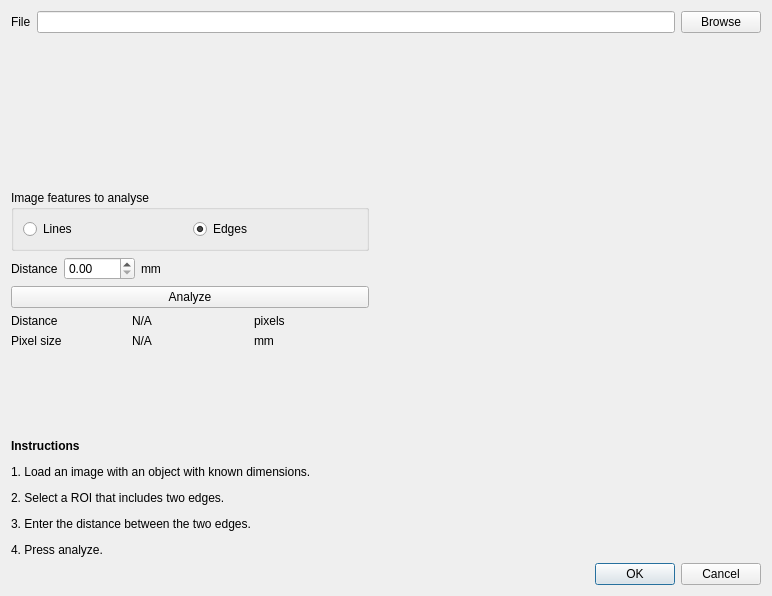
<?xml version="1.0" encoding="UTF-8"?>
<ui version="4.0">
 <class>PixelSizeDlg</class>
 <widget class="QDialog" name="PixelSizeDlg">
  <property name="geometry">
   <rect>
    <x>0</x>
    <y>0</y>
    <width>772</width>
    <height>596</height>
   </rect>
  </property>
  <property name="windowTitle">
   <string>Measure pixel size</string>
  </property>
  <layout class="QVBoxLayout" name="verticalLayout">
   <item>
    <layout class="QHBoxLayout" name="horizontalLayout">
     <item>
      <widget class="QLabel" name="label">
       <property name="text">
        <string>File</string>
       </property>
      </widget>
     </item>
     <item>
      <widget class="QLineEdit" name="lineEdit_FileName">
       <property name="toolTip">
        <string>Full path to the image.</string>
       </property>
      </widget>
     </item>
     <item>
      <widget class="QPushButton" name="pushButton_Browse">
       <property name="toolTip">
        <string>Browse for image to analyse</string>
       </property>
       <property name="text">
        <string>Browse</string>
       </property>
      </widget>
     </item>
    </layout>
   </item>
   <item>
    <layout class="QHBoxLayout" name="horizontalLayout_4">
     <item>
      <layout class="QVBoxLayout" name="verticalLayout_2">
       <item>
        <widget class="QtAddons::uxROIWidget" name="roi" native="true">
         <property name="minimumSize">
          <size>
           <width>196</width>
           <height>145</height>
          </size>
         </property>
         <property name="toolTip">
          <string>ROI used to detect the edges. Make the region rectangular. The distance will be measured in the widest direction.</string>
         </property>
        </widget>
       </item>
       <item>
        <widget class="QGroupBox" name="groupBox">
         <property name="title">
          <string>Image features to analyse</string>
         </property>
         <layout class="QHBoxLayout" name="horizontalLayout_3">
          <item>
           <widget class="QRadioButton" name="radioButton_Lines">
            <property name="toolTip">
             <string>The distance is measured between two lines in the marked ROI</string>
            </property>
            <property name="text">
             <string>Lines</string>
            </property>
           </widget>
          </item>
          <item>
           <widget class="QRadioButton" name="radioButton_Edges">
            <property name="toolTip">
             <string>The distance is measured between two edges in the ROI.</string>
            </property>
            <property name="text">
             <string>Edges</string>
            </property>
            <property name="checked">
             <bool>true</bool>
            </property>
           </widget>
          </item>
         </layout>
        </widget>
       </item>
       <item>
        <layout class="QHBoxLayout" name="horizontalLayout_2">
         <item>
          <widget class="QLabel" name="label_2">
           <property name="text">
            <string>Distance</string>
           </property>
          </widget>
         </item>
         <item>
          <widget class="QDoubleSpinBox" name="doubleSpinBox_Distance">
           <property name="toolTip">
            <string>Metric distance between two features in the image.</string>
           </property>
           <property name="maximum">
            <double>1000.000000000000000</double>
           </property>
          </widget>
         </item>
         <item>
          <widget class="QLabel" name="label_4">
           <property name="text">
            <string>mm</string>
           </property>
          </widget>
         </item>
         <item>
          <spacer name="horizontalSpacer">
           <property name="orientation">
            <enum>Qt::Horizontal</enum>
           </property>
           <property name="sizeHint" stdset="0">
            <size>
             <width>40</width>
             <height>20</height>
            </size>
           </property>
          </spacer>
         </item>
        </layout>
       </item>
       <item>
        <widget class="QPushButton" name="pushButton_Analyze">
         <property name="toolTip">
          <string>Start the analysis.</string>
         </property>
         <property name="text">
          <string>Analyze</string>
         </property>
        </widget>
       </item>
       <item>
        <layout class="QGridLayout" name="gridLayout">
         <item row="0" column="2">
          <widget class="QLabel" name="label_5">
           <property name="text">
            <string>pixels</string>
           </property>
          </widget>
         </item>
         <item row="0" column="1">
          <widget class="QLabel" name="label_edgeDistance">
           <property name="text">
            <string>N/A</string>
           </property>
          </widget>
         </item>
         <item row="0" column="0">
          <widget class="QLabel" name="label_3">
           <property name="text">
            <string>Distance</string>
           </property>
          </widget>
         </item>
         <item row="1" column="0">
          <widget class="QLabel" name="label_6">
           <property name="text">
            <string>Pixel size</string>
           </property>
          </widget>
         </item>
         <item row="1" column="1">
          <widget class="QLabel" name="label_pixelSize">
           <property name="text">
            <string>N/A</string>
           </property>
          </widget>
         </item>
         <item row="1" column="2">
          <widget class="QLabel" name="label_8">
           <property name="text">
            <string>mm</string>
           </property>
          </widget>
         </item>
        </layout>
       </item>
       <item>
        <spacer name="verticalSpacer">
         <property name="orientation">
          <enum>Qt::Vertical</enum>
         </property>
         <property name="sizeHint" stdset="0">
          <size>
           <width>20</width>
           <height>40</height>
          </size>
         </property>
        </spacer>
       </item>
       <item>
        <widget class="QLabel" name="label_7">
         <property name="text">
          <string>&lt;html&gt;&lt;head/&gt;&lt;body&gt;&lt;p&gt;&lt;span style=&quot; font-weight:600;&quot;&gt;Instructions&lt;/span&gt;&lt;/p&gt;&lt;p&gt;1. Load an image with an object with known dimensions.&lt;/p&gt;&lt;p&gt;2. Select a ROI that includes two edges.&lt;/p&gt;&lt;p&gt;3. Enter the distance between the two edges.&lt;/p&gt;&lt;p&gt;4. Press analyze.&lt;/p&gt;&lt;/body&gt;&lt;/html&gt;</string>
         </property>
        </widget>
       </item>
      </layout>
     </item>
     <item>
      <widget class="QtAddons::ImageViewerWidget" name="viewer" native="true">
       <property name="minimumSize">
        <size>
         <width>386</width>
         <height>386</height>
        </size>
       </property>
      </widget>
     </item>
    </layout>
   </item>
   <item>
    <widget class="QDialogButtonBox" name="buttonBox">
     <property name="orientation">
      <enum>Qt::Horizontal</enum>
     </property>
     <property name="standardButtons">
      <set>QDialogButtonBox::Cancel|QDialogButtonBox::Ok</set>
     </property>
    </widget>
   </item>
  </layout>
 </widget>
 <customwidgets>
  <customwidget>
   <class>QtAddons::ImageViewerWidget</class>
   <extends>QWidget</extends>
   <header location="global">imageviewerwidget.h</header>
   <container>1</container>
   <slots>
    <signal>levelsChanged(float,float)</signal>
   </slots>
  </customwidget>
  <customwidget>
   <class>QtAddons::uxROIWidget</class>
   <extends>QWidget</extends>
   <header location="global">uxroiwidget.h</header>
   <container>1</container>
   <slots>
    <signal>valueChanged(int,int,int,int)</signal>
    <signal>toggled(bool)</signal>
   </slots>
  </customwidget>
 </customwidgets>
 <resources/>
 <connections>
  <connection>
   <sender>buttonBox</sender>
   <signal>accepted()</signal>
   <receiver>PixelSizeDlg</receiver>
   <slot>accept()</slot>
   <hints>
    <hint type="sourcelabel">
     <x>248</x>
     <y>254</y>
    </hint>
    <hint type="destinationlabel">
     <x>157</x>
     <y>274</y>
    </hint>
   </hints>
  </connection>
  <connection>
   <sender>buttonBox</sender>
   <signal>rejected()</signal>
   <receiver>PixelSizeDlg</receiver>
   <slot>reject()</slot>
   <hints>
    <hint type="sourcelabel">
     <x>316</x>
     <y>260</y>
    </hint>
    <hint type="destinationlabel">
     <x>286</x>
     <y>274</y>
    </hint>
   </hints>
  </connection>
 </connections>
</ui>
